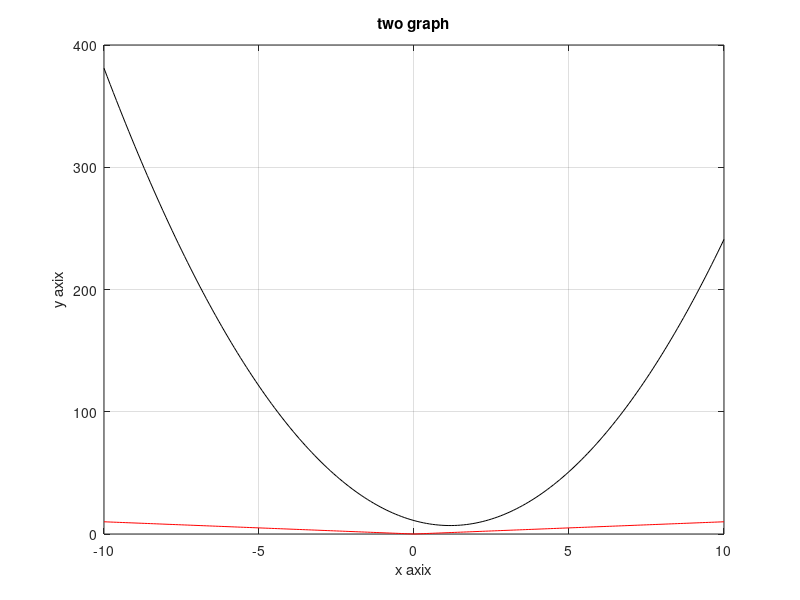

This figure's MATLAB source:
clc
clear
close
f=@(x) ((3*x.^2)-(7*x) +11);
x1=[-10:.1:10];
y1=abs(x1);
y2=f(x1);
plot(x1,y1,'r');
hold on
plot(x1,y2,'k');
grid on
xlabel('x axix');
ylabel('y axix');
title('two graph');